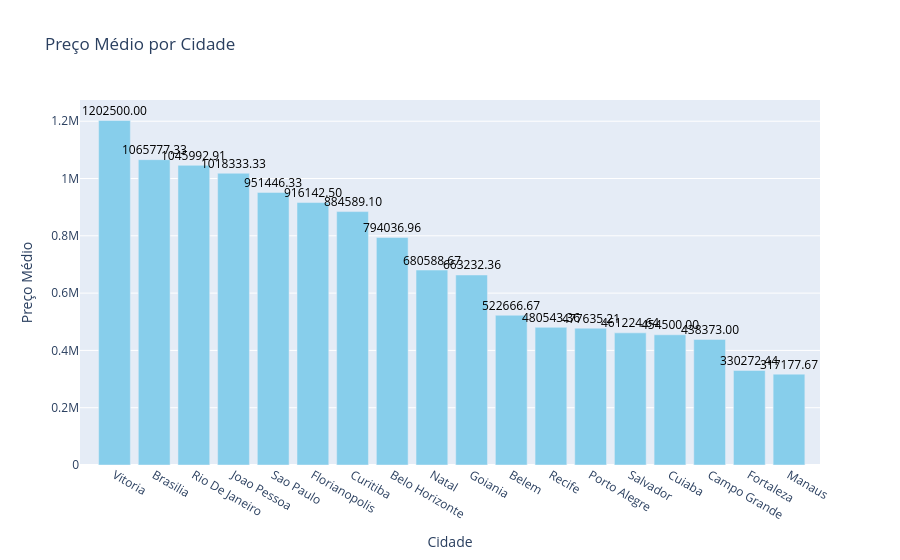

The notebook cell saved with this chart:
### Markdown cell above
## 3.4 Média dos preços por Cidade

### Code cell
import plotly.graph_objects as go

df_sorted = df.sort_values(by='avg_price', ascending=False)

fig = go.Figure()

fig.add_trace(go.Bar(
    x=df_sorted['city_name'], 
    y=df_sorted['avg_price'], 
    name='Preço Médio',
    marker_color='skyblue'
))

# Anotações
for i, value in enumerate(df_sorted['avg_price']):
    fig.add_annotation(
        x=df_sorted['city_name'].iloc[i], 
        y=value, 
        text=f'{value:.2f}',
        showarrow=False, 
        font=dict(size=12, color='black'),
        yshift=10
    )

fig.update_layout(
    title='Preço Médio por Cidade',
    xaxis_title='Cidade',
    yaxis_title='Preço Médio',
    showlegend=False
)

fig.show()

### Figure 1 — Plotly figure (JSON) as saved in the notebook; plotly's stock layout.template omitted (floating-point values rounded to 4 significant figures)
{"data": [{"marker": {"color": "skyblue"}, "name": "Preço Médio", "type": "bar", "x": ["Vitoria", "Brasilia", "Rio De Janeiro", "Joao Pessoa", "Sao Paulo", "Florianopolis", "Curitiba", "Belo Horizonte", "Natal", "Goiania", "Belem", "Recife", "Porto Alegre", "Salvador", "Cuiaba", "Campo Grande", "Fortaleza", "Manaus"], "y": [1202000.0, 1066000.0, 1046000.0, 1018000.0, 951400.0, 916100.0, 884600.0, 794000.0, 680600.0, 663200.0, 522700.0, 480500.0, 477600.0, 461200.0, 454500.0, 438400.0, 330300.0, 317200.0]}], "layout": {"annotations": [{"font": {"color": "black", "size": 12}, "showarrow": false, "text": "1202500.00", "x": "Vitoria", "y": 1202500, "yshift": 10}, {"font": {"color": "black", "size": 12}, "showarrow": false, "text": "1065777.33", "x": "Brasilia", "y": 1066000.0, "yshift": 10}, {"font": {"color": "black", "size": 12}, "showarrow": false, "text": "1045992.91", "x": "Rio De Janeiro", "y": 1046000.0, "yshift": 10}, {"font": {"color": "black", "size": 12}, "showarrow": false, "text": "1018333.33", "x": "Joao Pessoa", "y": 1018000.0, "yshift": 10}, {"font": {"color": "black", "size": 12}, "showarrow": false, "text": "951446.33", "x": "Sao Paulo", "y": 951400.0, "yshift": 10}, {"font": {"color": "black", "size": 12}, "showarrow": false, "text": "916142.50", "x": "Florianopolis", "y": 916100.0, "yshift": 10}, {"font": {"color": "black", "size": 12}, "showarrow": false, "text": "884589.10", "x": "Curitiba", "y": 884600.0, "yshift": 10}, {"font": {"color": "black", "size": 12}, "showarrow": false, "text": "794036.96", "x": "Belo Horizonte", "y": 794000.0, "yshift": 10}, {"font": {"color": "black", "size": 12}, "showarrow": false, "text": "680588.67", "x": "Natal", "y": 680600.0, "yshift": 10}, {"font": {"color": "black", "size": 12}, "showarrow": false, "text": "663232.36", "x": "Goiania", "y": 663200.0, "yshift": 10}, {"font": {"color": "black", "size": 12}, "showarrow": false, "text": "522666.67", "x": "Belem", "y": 522700.0, "yshift": 10}, {"font": {"color": "black", "size": 12}, "showarrow": false, "text": "480543.36", "x": "Recife", "y": 480500.0, "yshift": 10}, {"font": {"color": "black", "size": 12}, "showarrow": false, "text": "477635.21", "x": "Porto Alegre", "y": 477600.0, "yshift": 10}, {"font": {"color": "black", "size": 12}, "showarrow": false, "text": "461224.64", "x": "Salvador", "y": 461200.0, "yshift": 10}, {"font": {"color": "black", "size": 12}, "showarrow": false, "text": "454500.00", "x": "Cuiaba", "y": 454500, "yshift": 10}, {"font": {"color": "black", "size": 12}, "showarrow": false, "text": "438373.00", "x": "Campo Grande", "y": 438373, "yshift": 10}, {"font": {"color": "black", "size": 12}, "showarrow": false, "text": "330272.44", "x": "Fortaleza", "y": 330300.0, "yshift": 10}, {"font": {"color": "black", "size": 12}, "showarrow": false, "text": "317177.67", "x": "Manaus", "y": 317200.0, "yshift": 10}], "showlegend": false, "title": {"text": "Preço Médio por Cidade"}, "xaxis": {"title": {"text": "Cidade"}}, "yaxis": {"title": {"text": "Preço Médio"}}}}
